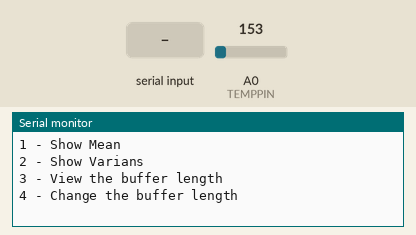
The sketch below on a simulated Arduino Uno, built with avr-gcc and run on an emulated ATmega328P. Parts: the last lines printed to the serial monitor. The test bench sets the inputs (shaded band); at power-on: A0 (TEMPPIN) = 153.

Above: at 1.2 s.
1.3 s: "90,45\n" received over Serial
At 1.8 s:
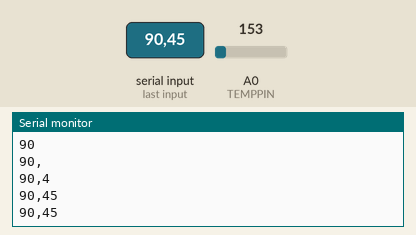
2.8 s: "1\n" received over Serial
At 2.92 s:
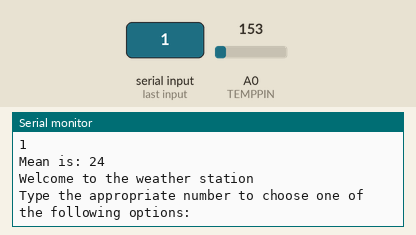
4.3 s: "2\n" received over Serial
At 4.43 s:
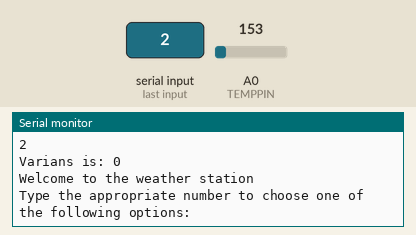
5.8 s: "3\n" received over Serial
At 5.94 s:
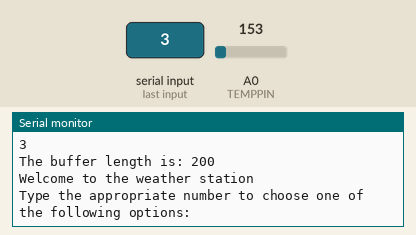
7.3 s: "4\n" received over Serial
At 8.0 s:
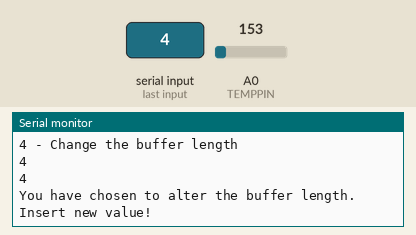
8.8 s: "30,150\n" received over Serial
At 9.3 s:
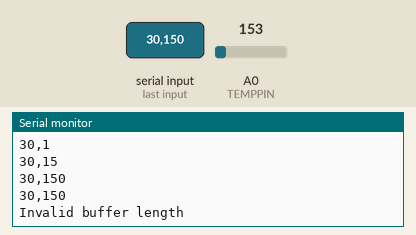
Timing chart, 0 to 11.3 s (numbered marks = the images above; inputs shaded):
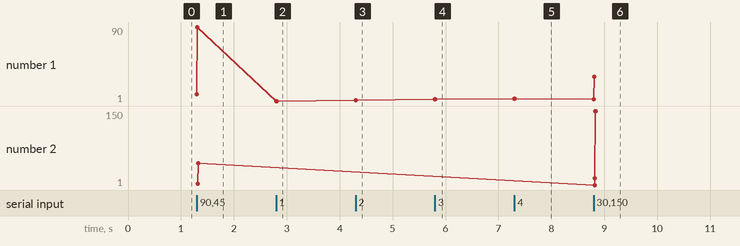

The sketch:

main.ino
```cpp
/*************************************/
/******General Overview of Code*******/
/*************************************/
#define TEMPPIN 0
#define CAPACITY 200

unsigned long time = 0;

void setup() {
  /* General Arduino Setup*/
  Serial.begin(9600);
  while (!Serial) {
    ; // wait for serial port to connect. Needed for native USB port only
  }

}

// For menu function
bool    menucheck   =   true;

// Menu function
void menu() {
  if (menucheck == true) {
    Serial.println("Welcome to the weather station");
    Serial.println("Type the appropriate number to choose one of the following options:");
    Serial.println("1 - Show Mean");
    Serial.println("2 - Show Varians");
    Serial.println("3 - View the buffer length");
    Serial.println("4 - Change the buffer length");
    menucheck = false;
  }
}

int Tempuratur() {
  int tempReading = analogRead(TEMPPIN);
  float voltage = tempReading * 5.0;
  voltage /= 1024.0;
  float temp = (voltage - 0.5) * 100;
  return temp;
}

/* Struct Start */
struct ring_buffer
{
  int buff[CAPACITY];
  int head = 0;
  int tail = 0; //pointer to head
  int soft = CAPACITY; //pointer to max (user setting)
} ring;
/* Struct End */

/* RingBuffer */
void writeToBuffer(int sensorValue, struct ring_buffer *cir) {
  int temTail = cir->tail;
  int temSoft = cir->soft;
  if (temTail < temSoft)
  {
    cir->buff[temTail] = sensorValue;
    cir->tail++;
  }
  else
  {
    cir->tail = temSoft;
    int i;
    for (i = 0; i < temSoft - 1; i++)
    {
      cir->buff[i] = cir->buff[temTail - temSoft + i + 1];
    }
    cir->buff[temSoft - 1] = sensorValue;
  }
}
/* end RingBuffer */

// For request function
int     input   =   0;
int     arput   =   0;
bool    check   =   false;
bool    valid   =   false;
bool    arval   =   false;

// Request function
int request() {
  String inputTemp = "";
  check = false;
  valid = false;
  arval = false;
  while (Serial.available() != 0) {

    check = true;
    inputTemp += char(Serial.read());
    Serial.println(inputTemp);
    delay(5);

    if (Serial.available() == 0) {

      //Serial.println(inputTemp);
      input = inputTemp.toInt();
      //check if valid for menu
      if (input > 0 && input < 5) {
        valid = true;
        menucheck = true;
      }
      //invalid input for menu
      else {
        valid = false;
        input = 0;
      }
      //check if valid for array altering
      if (input > 0 && input < 201) {
        arval = true;
        arput = input;
      }
    }
  }
  return input;
}


/*  Mean Function */
int Mean(struct ring_buffer meannumber) {
  // Compute  Mean
  int addup = meannumber.buff[0];
  for (int i = 1; i < meannumber.tail; i++) {
    addup += meannumber.buff[i];
  }
  addup /= meannumber.tail;
  return addup;
}


/*  Variance Function */
int Std(struct ring_buffer std) {
  //  Define for Variance
  int sum1 = 0;
  int mean = Mean(std);
  //Serial.println(mean);
  //  Compute  Variance
  for (int i = 0; i < std.tail; i++)
  {
    sum1 += pow((std.buff[i] - mean), 2);
  }
  sum1 /= std.tail;
  sum1 = sqrt(sum1);
  return sum1;
}

void printData(int data) {
  switch (data) {
    /* Show Mean Value */
    case 1:
      Serial.print("Mean is: ");
      Serial.println(Mean(ring));
      break;
    /* Show Varians Value */
    case 2:
      Serial.print("Varians is: ");
      Serial.println(Std(ring));
      break;
    /* View the buffer length */
    case 3:
      Serial.print("The buffer length is: ");
      Serial.println(ring.soft);
      break;
    /* Change the buffer length */
    case 4:
      Serial.println("You have chosen to alter the buffer length. Insert new value!");
      arval=false;
      while (arval == false) {
        request();

        if (check == true) {

          if (arval == false) {
            Serial.println("Invalid buffer length");

          }
        }
      }
      Serial.println("Your new value has been accepted");
      ring.soft = arput;

      break;
      /* Default */
      // default: Serial.print("Something went wrong");
  }
}

void loop() {
  menu();
  if (time < millis()) {
    writeToBuffer(Tempuratur(), &ring);
    time = millis();
  }
  request();
  if (valid==true) {
    printData(input);
  }

}
```

Measured:
- after the input at 1.3 s, the serial monitor: prints a new line at once (image 1)
- after the input at 2.8 s, the serial monitor: prints a new line at once (image 2)
- after the input at 4.3 s, the serial monitor: prints a new line at once (image 3)
- after the input at 5.8 s, the serial monitor: prints a new line at once (image 4)
- after the input at 7.3 s, the serial monitor: prints a new line at once (image 5)
- after the input at 8.8 s, the serial monitor: prints a new line at once (image 6)
- plotted number 1: 4 → 30 after the input at 8.8 s
- plotted number 2: 45 → 150 after the input at 8.8 s
